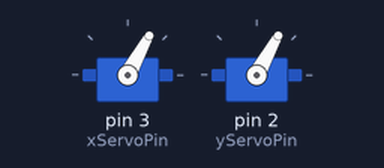
A sketch run on a simulated Arduino Uno, built with avr-gcc and run on an emulated ATmega328P. On the bench: 2 × servo.

Above: at 0.05 s.
At 1.3 s:
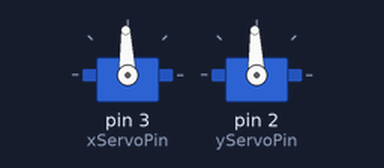
At 2.05 s:
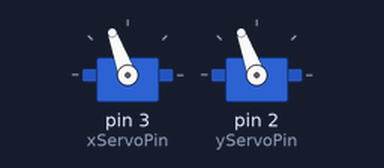
At 4.05 s:
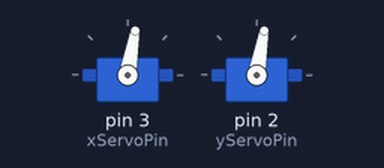
Timing chart, 0 to 6.3 s (numbered marks = the images above):
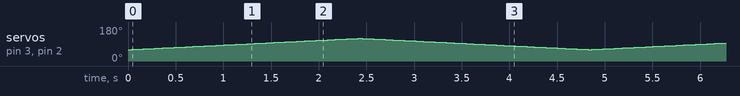

The sketch:

arduino.ino
```cpp
#include <Servo.h>
int yServoPin = 2;
int xServoPin = 3;
Servo ServoX,ServoY;
int mn = 60, mx = 120;


void setup() {
  // put your setup code here, to run once:
ServoX.attach(xServoPin);
ServoY.attach(yServoPin);
}

void loop(){

for(int i=mn; i<mx; ++i){
  ServoX.write(i);
  ServoY.write(i);
  Serial.println(90);
  delay(40);
}

for(int i=mx ; i>mn;--i){
  ServoX.write(i);
  ServoY.write(i);
  delay(40);
}
}
```
